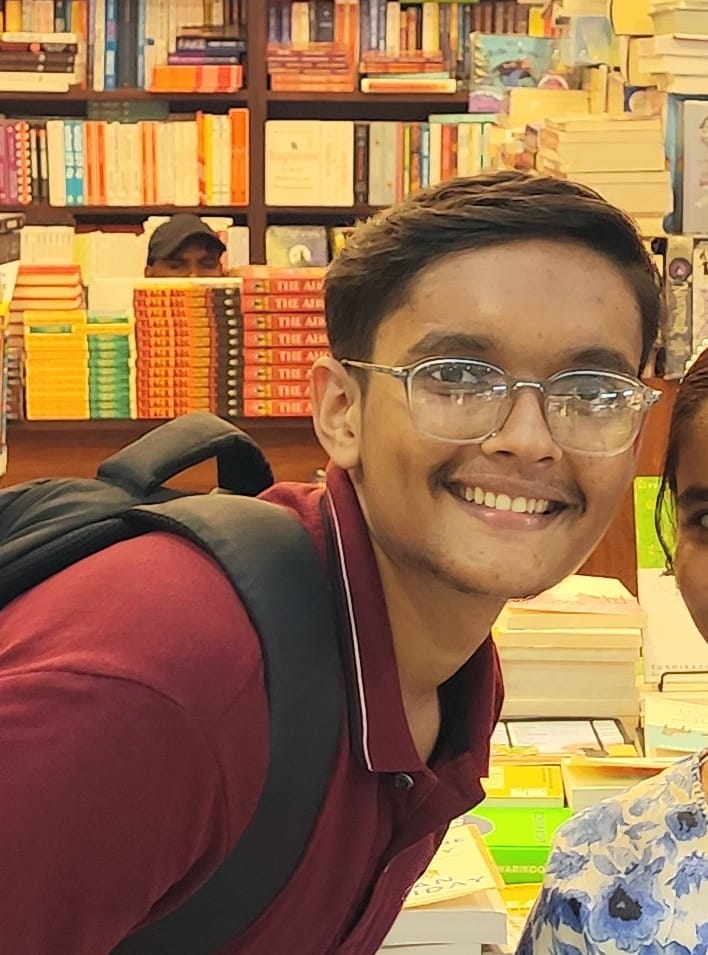
#> input picture Face_recognisation/face detect only/one.jpg, 708 x 955 px
$ python FACEDETECTION.py
#> lines starting #> are read from the running program, lines starting #| are printed output that depends on the picture; after the words box and inside, x2 and y2 are one past the last pixel; in counts of white or black regions, pixels touching at a corner belong together
#importing open cv library
import cv2

#dataset
traindData=cv2.CascadeClassifier('Face.xml')

#choose a image
img=cv2.imread('one.jpg')
#> img is the input picture: shape (955, 708, 3); mean B, G, R 76.6, 112.4, 153

#Coversion to black and white (grayscale)
grayimg=cv2.cvtColor(img,cv2.COLOR_BGR2GRAY)
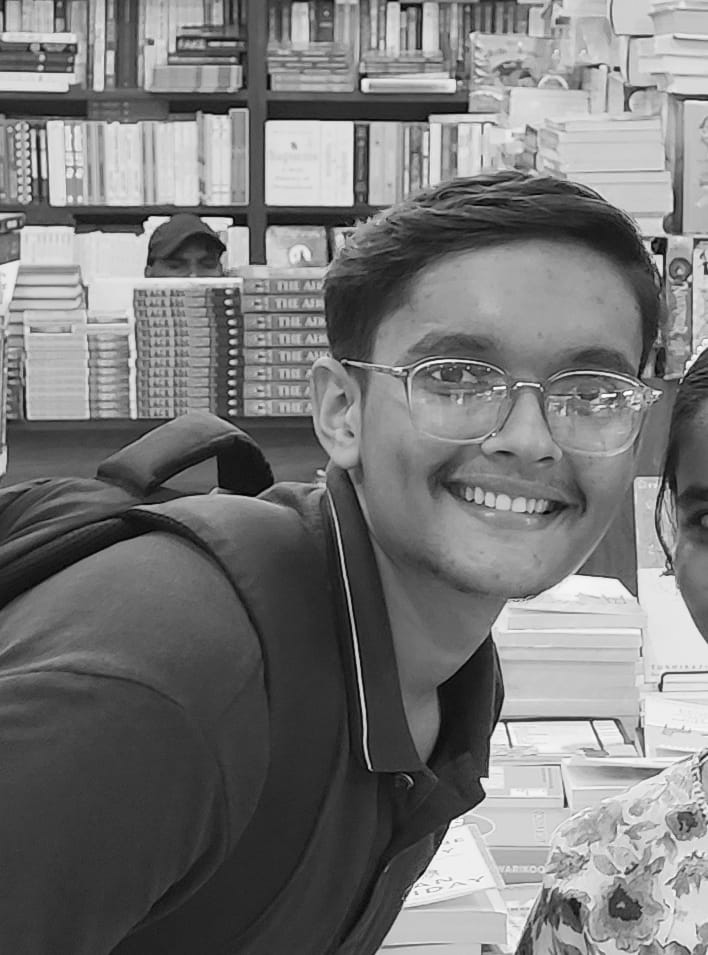
#> grayimg: shape (955, 708); min 1, max 254, mean 120.5

#detect face
facecoordinate=traindData.detectMultiScale(grayimg)
#> facecoordinate = [[336, 244, 336, 336]]
#coordinate of grayimg-->[[558 331 235 235]]

x,y,w,h=facecoordinate[0]
#> x = 336; y = 244; w = 336; h = 336
cv2.rectangle(img,(x,y),(x+w,y+h),(0,0,255),2)
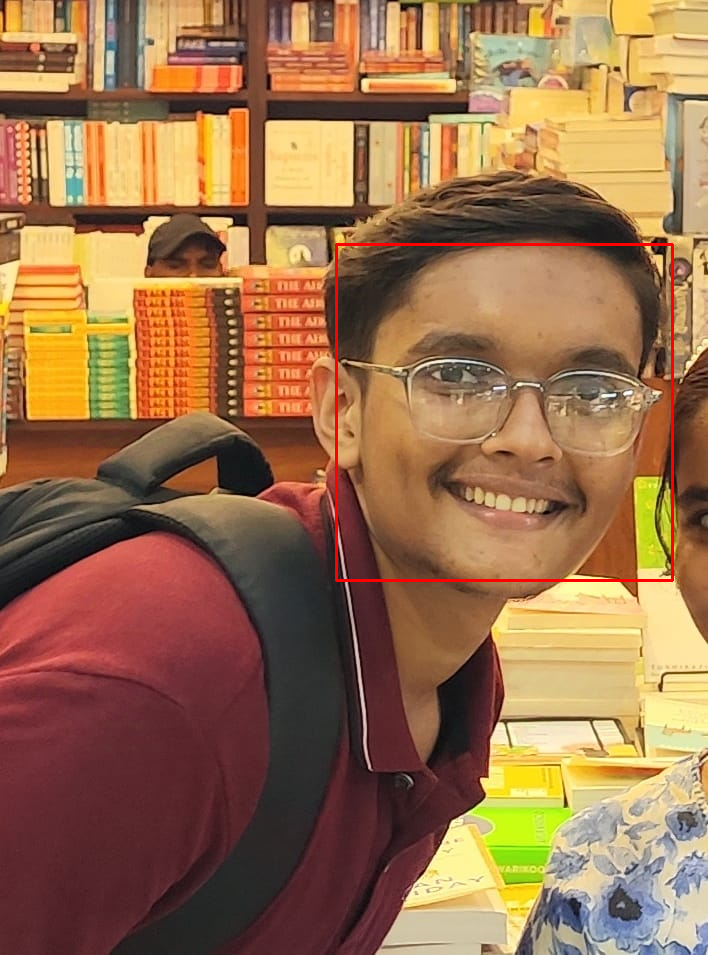
#> img: shape (955, 708, 3); 0.6% of pixels changed, all inside (x1, y1, x2, y2) = (335, 243, 674, 582)

#display image
cv2.imshow('Single Person',img)

#pause the execution of the program until any key is pressed
cv2.waitKey()


print ('end of program')

$ run again, with Face_recognisation/face detect only/two.jpg copied over Face_recognisation/face detect only/one.jpg
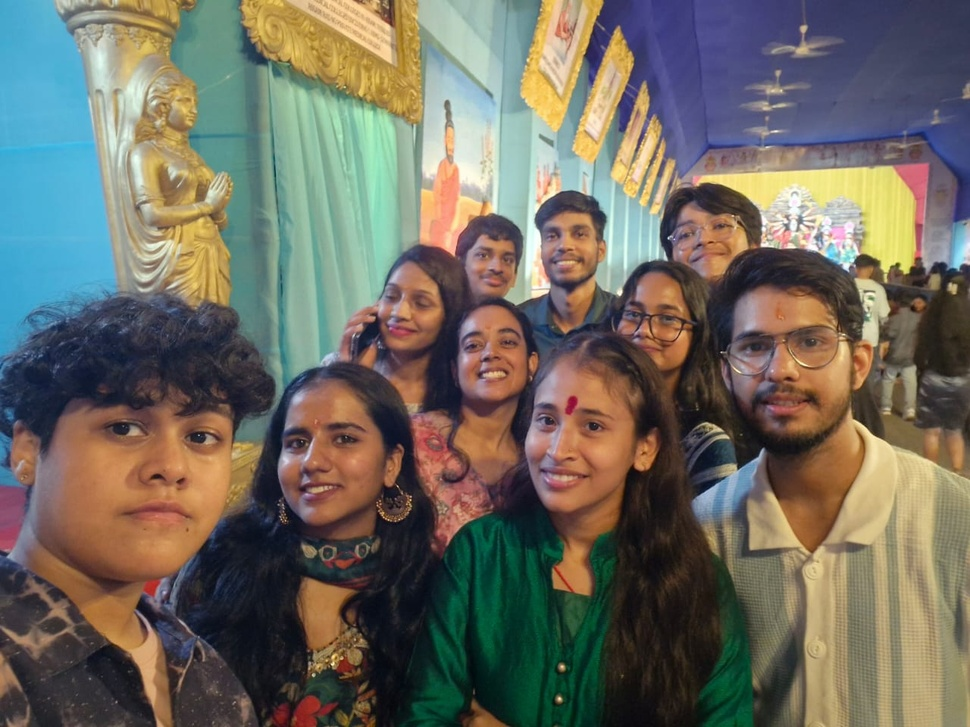
#> input picture Face_recognisation/face detect only/two.jpg, 970 x 727 px, shrunk from 1280 x 960 before the run
#> img is the input picture: shape (727, 970, 3); mean B, G, R 96.5, 107.5, 110.8
#> `grayimg=cv2.cvtColor(img,cv2.COLOR_BGR2GRAY)`:
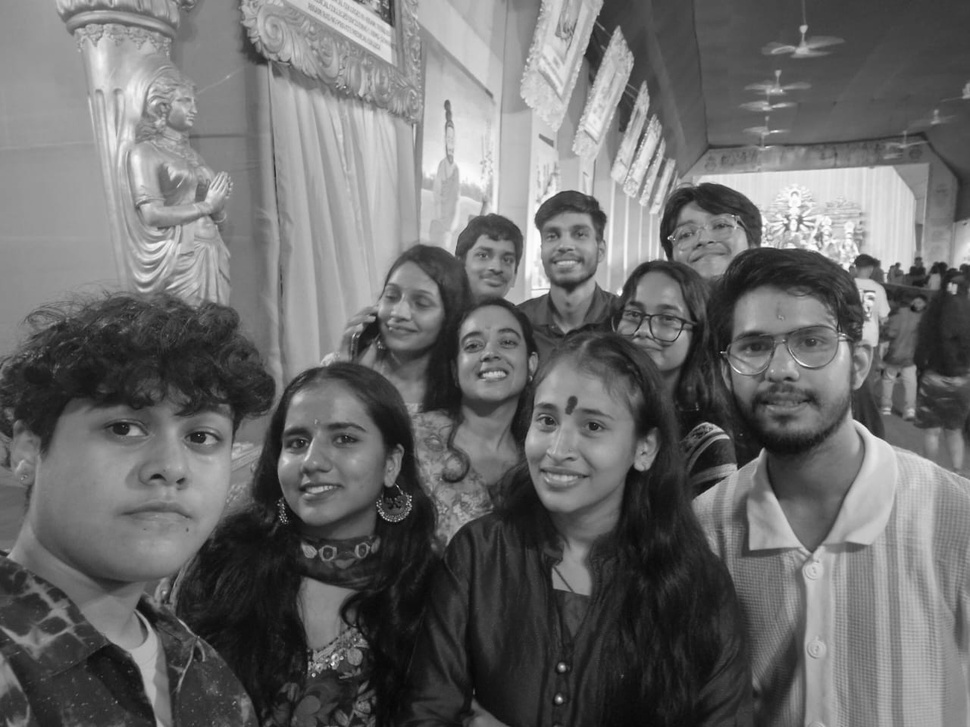
#> grayimg: shape (727, 970); min 6, max 255, mean 107.2
#> facecoordinate = [[529, 204, 76, 76], [461, 231, 64, 64], [665, 198, 76, 76], [364, 266, 85, 85], [613, 286, 85, 85], [444, 306, 94, 94], [710, 286, 150, 150], [253, 387, 134, 134], [503, 369, 141, 141], [60, 354, 205, 205]]
#> x = 529; y = 204; w = 76
#> `cv2.rectangle(img,(x,y),(x+w,y+h),(0,0,255),2)`:
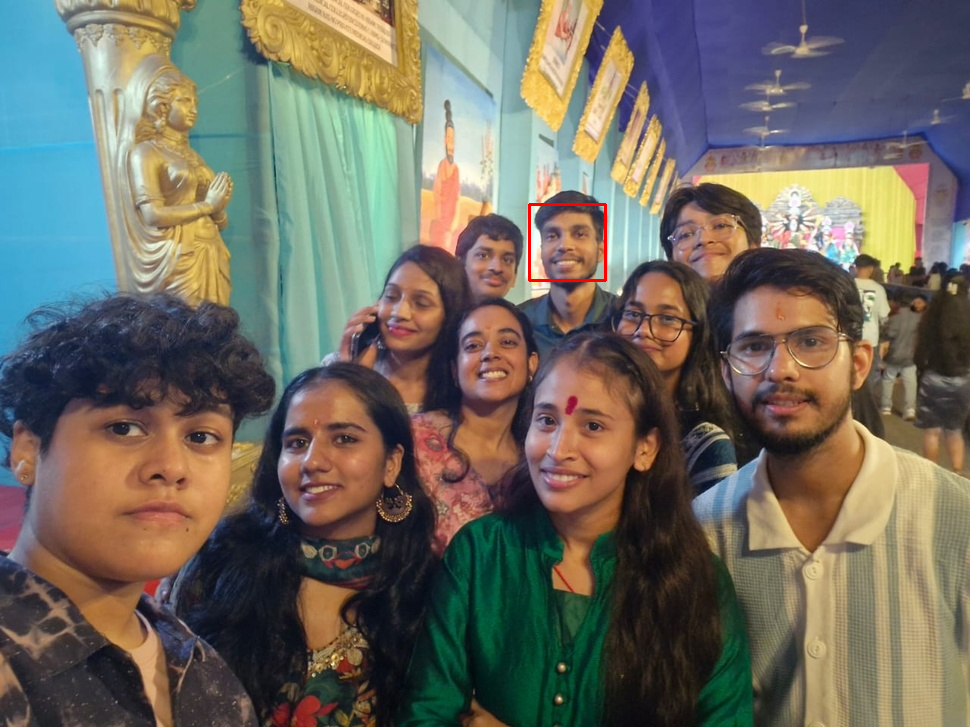
#> img: shape (727, 970, 3); 0.13% of pixels changed, all inside (x1, y1, x2, y2) = (528, 203, 607, 282)
